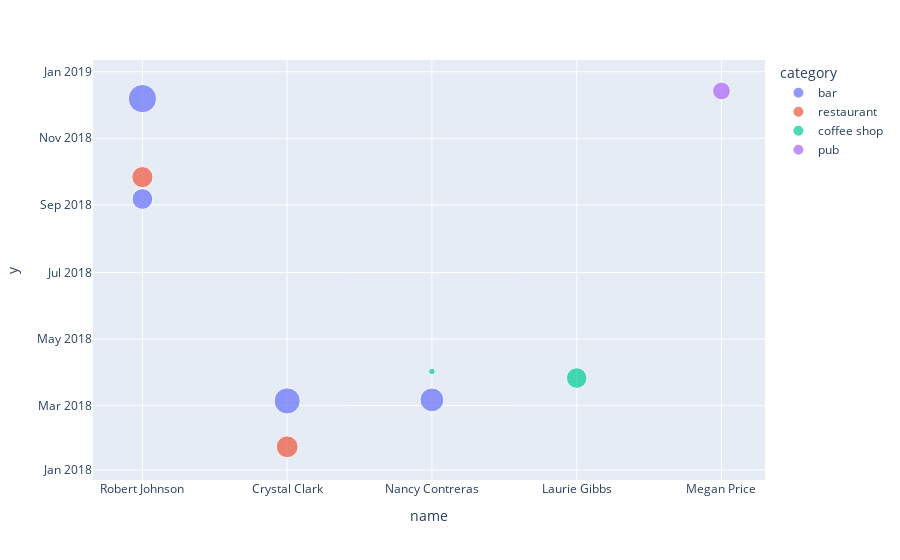

This figure's notebook cell:
### Code cell
start = datetime.time(7,0,0)
end = datetime.time(9,0,0)

anomalous_transactions = outliner_iqr.between_time(start, end).sort_values('amount', ascending=False).head(100)


px.scatter(anomalous_transactions, x='name', y=anomalous_transactions.index, color="category",
                 size='amount')

### Figure 1 — Plotly figure (JSON) as saved in the notebook; plotly's stock layout.template omitted (floating-point values rounded to 4 significant figures)
{"data": [{"hovertemplate": "category=bar<br>name=%{x}<br>y=%{y}<br>amount=%{marker.size}<extra></extra>", "legendgroup": "bar", "marker": {"color": "#636efa", "size": [1894, 1617.0, 1334, 1017], "sizemode": "area", "sizeref": 4.735, "symbol": "circle"}, "mode": "markers", "name": "bar", "showlegend": true, "type": "scatter", "x": ["Robert Johnson", "Crystal Clark", "Nancy Contreras", "Robert Johnson"], "xaxis": "x", "y": ["2018-12-07T07:22:03", "2018-03-05T08:26:08", "2018-03-06T07:18:09", "2018-09-06T08:28:55"], "yaxis": "y"}, {"hovertemplate": "category=restaurant<br>name=%{x}<br>y=%{y}<br>amount=%{marker.size}<extra></extra>", "legendgroup": "restaurant", "marker": {"color": "#EF553B", "size": [1131, 1060], "sizemode": "area", "sizeref": 4.735, "symbol": "circle"}, "mode": "markers", "name": "restaurant", "showlegend": true, "type": "scatter", "x": ["Crystal Clark", "Robert Johnson"], "xaxis": "x", "y": ["2018-01-22T08:07:03", "2018-09-26T08:48:40"], "yaxis": "y"}, {"hovertemplate": "category=coffee shop<br>name=%{x}<br>y=%{y}<br>amount=%{marker.size}<extra></extra>", "legendgroup": "coffee shop", "marker": {"color": "#00cc96", "size": [1009, 100], "sizemode": "area", "sizeref": 4.735, "symbol": "circle"}, "mode": "markers", "name": "coffee shop", "showlegend": true, "type": "scatter", "x": ["Laurie Gibbs", "Nancy Contreras"], "xaxis": "x", "y": ["2018-03-26T07:41:59", "2018-04-01T07:17:21"], "yaxis": "y"}, {"hovertemplate": "category=pub<br>name=%{x}<br>y=%{y}<br>amount=%{marker.size}<extra></extra>", "legendgroup": "pub", "marker": {"color": "#ab63fa", "size": [748], "sizemode": "area", "sizeref": 4.735, "symbol": "circle"}, "mode": "markers", "name": "pub", "showlegend": true, "type": "scatter", "x": ["Megan Price"], "xaxis": "x", "y": ["2018-12-14T08:51:41"], "yaxis": "y"}], "layout": {"autosize": true, "legend": {"itemsizing": "constant", "title": {"text": "category"}, "tracegroupgap": 0}, "margin": {"t": 60}, "xaxis": {"anchor": "y", "autorange": true, "domain": [0, 1], "range": [-0.4141, 4.349], "title": {"text": "name"}, "type": "category"}, "yaxis": {"anchor": "x", "autorange": true, "domain": [0, 1], "range": ["2017-12-16 16:24:57.1227", "2019-01-17 21:35:34.8758"], "title": {"text": "y"}, "type": "date"}}}
